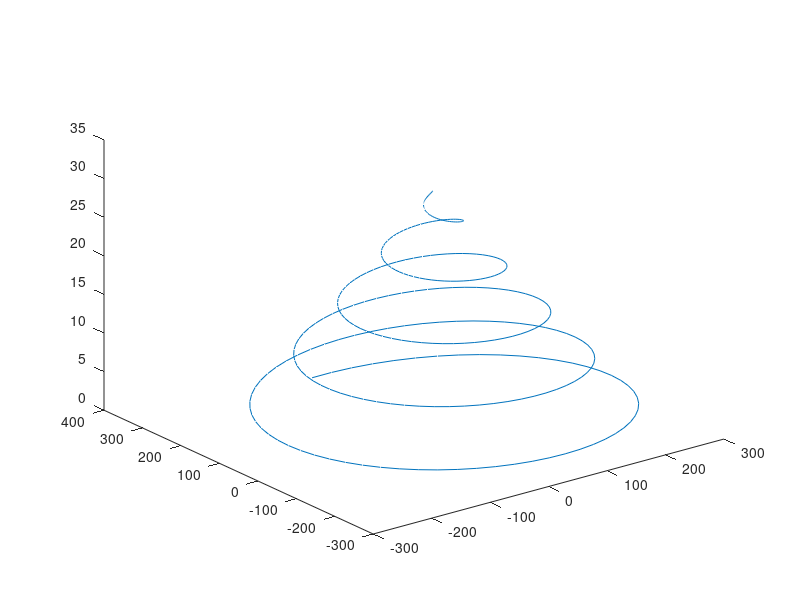

This chart was generated by the following MATLAB code:
%created by: shahrear
%student.eco86@gmail.com
%January2018
%UP
%reference: https://www.gnu.org/software/octave/octave.pdf
r = linspace (numel (0:0.1:10*pi), 1, 1 \ numel (0:0.1:10*pi));
plot3 (r.*sin (0:0.1:10*pi), r.*cos (0:0.1:10*pi),0:0.1:10*pi)
%************************************************

